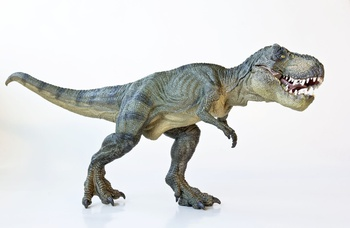
#> input picture picture/dinosaur.jpg, 350 x 228 px
$ python 13_geometry_transform.py
#> lines starting #> are read from the running program, lines starting #| are printed output that depends on the picture
# -*- coding: utf-8 -*-
# @Time    : 2019/12/8 13:17
# @Author  : Jeff Wang
# @Email   : jeffwang987@163.com   OR    wangxiaofeng2020@ia.ac.cn
# @Software: PyCharm
import cv2
import numpy as np
import matplotlib.pyplot as plt

image = cv2.imread('./picture/dinosaur.jpg', 0)
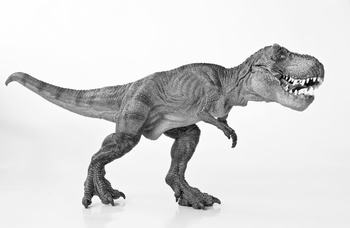
#> image: shape (228, 350); min 0, max 255, mean 216.4
"""
0. 一些基础知识
    齐次坐标：用n＋1维向量表示n维向量的方法称为齐次坐标表示法。
    规范化齐次坐标：H＝1时，则(x, y, 1)就称为点(x, y)的规范化齐次坐标。
    变换矩阵T（针对齐次坐标）： [[a b p]   ，其中左上角abcd实现恒等、镜像、错且和旋转；
                                [c d q]        右上角pq实现平移变换；
                                [l m s]]       左下角lm实现透视变换；右下角s实现图像的全比例变换（规范齐次坐标）。
"""

"""
1. 比例缩放
    即a,d变化，s=1，其他为0；
    最终实现需要插值，下面再说。
"""
# resized = cv2.resize(image, (100, 400), interpolation=cv2.INTER_AREA)
# plt.imshow(resized, 'gray'), plt.show()


"""
2. 图像平移
    即a,d，s=1，s=1，p，q变化，其他为0；
"""
# M = np.float32([[1, 0, 25], [0, 1, 50]])  # 缺省了第三个维度，因为整个矩阵会随着第三个维度归一化，即第三个维度变成[0, 0, 1]^T
# shifted = cv2.warpAffine(image, M, (image.shape[1], image.shape[0]))
# plt.imshow(shifted, 'gray'), plt.show()

"""
3. 图像镜像
    水平镜像：a=-1，d，s=1，p（原本x变为p-x），其他为0；
    垂直镜像：d=-1，a，s=1，q（原本y变为q-y），其他为0；
"""
# [9 lines of commented-out code are left out]


"""
4. 图像旋转
    顺时针θ对应的： a = cosθ， b = sinθ， c = -sinθ， d = cosθ， s = 1，其他为0
"""
# [5 lines of commented-out code are left out]


"""
5. 图像错切
    水平错切：ads=1，b变化
    垂直错切，ads=1，c变化
"""
# M = np.float32([[1, 0.1, 0], [0.1, 1, 0]])  # 缺省了第三个维度，因为整个矩阵会随着第三个维度归一化，即第三个维度变成[0, 0, 1]^T
# shifted = cv2.warpAffine(image, M, (image.shape[1], image.shape[0]))
# plt.imshow(shifted, 'gray'), plt.show()


"""
6. 透视（近大远小）
    实现：原图像选4个点，然后把这四个点改变到希望的位置上，就有了对应的新的4个点
          然后根据这些点列线性方程组（之所以是线性的是因为他也是仿射变换来的），求解得到T矩阵参数。
          在这里除了s=1，其他都是未知量，共8个。
"""
pts1 = np.float32([[56, 65], [349, 52], [28, 335], [349, 349]])
pts2 = np.float32([[0, 0], [300, 0], [0, 300], [300, 300]])
M = cv2.getPerspectiveTransform(pts1,pts2)
dst = cv2.warpPerspective(image, M, (image.shape[1], image.shape[0]))
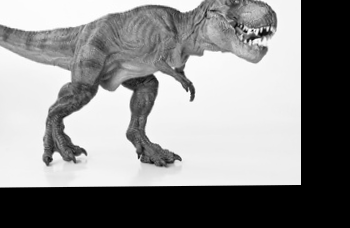
#> dst: shape (228, 350); min 0, max 255, mean 140.2
plt.imshow(dst, 'gray'), plt.show()


"""
7. 插值
    前向插值：原图的1个像素按算法分配给后面好多个像素
    后向插值：后面的1个像素按算法来自于前面好多个像素
    最邻近插值:直接等于最近的pixel的灰度
    双线性插值：按照距离分配最近的4个pixel权重，然后相加
"""

"""
8. 几何校正
    1.若已知原图和期望的图像，标定点的方式标记4个点，然后用透视变换求取参数
    2.如果需要插值就插值
"""

$ run again, with picture/chessboard.jpg copied over picture/dinosaur.jpg
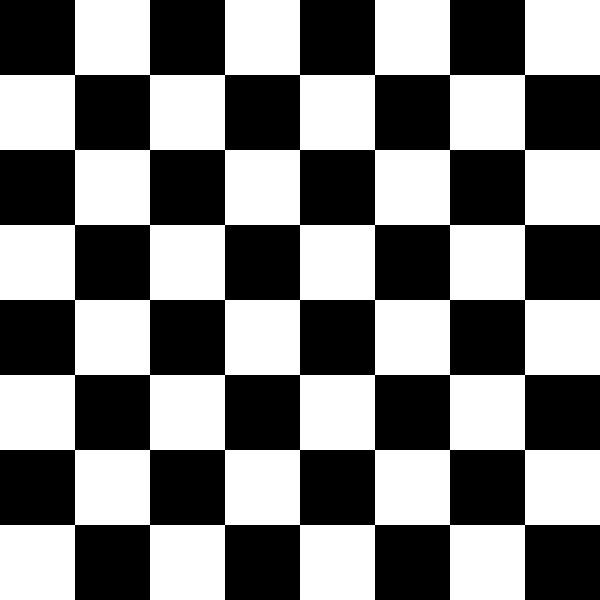
#> input picture picture/chessboard.jpg, 600 x 600 px
#> image is the input picture: shape (600, 600); min 0, max 255, mean 127.5
#> `dst = cv2.warpPerspective(image, M, (image.shape[1], image.shape[0]))`:
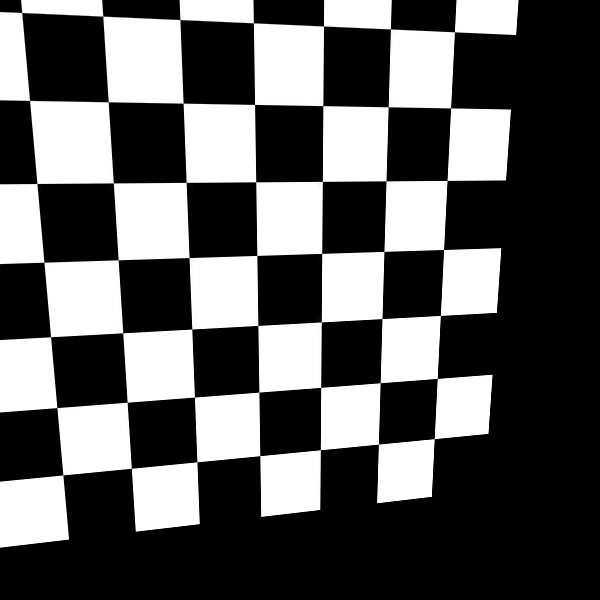
#> dst: shape (600, 600); min 0, max 255, mean 92

$ run again, with picture/Fourier1.png saved as picture/dinosaur.jpg
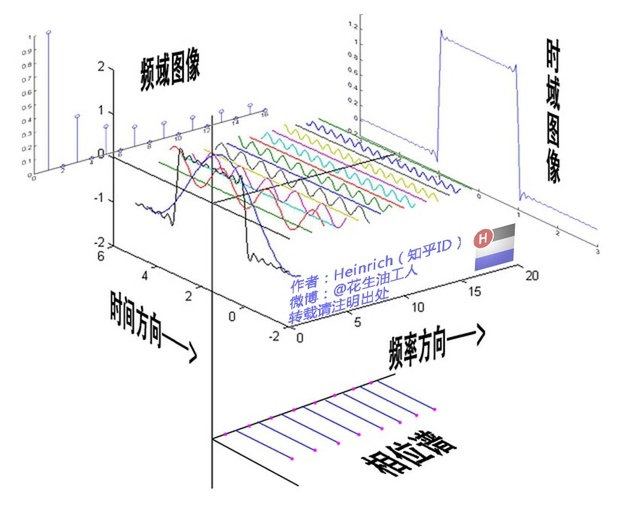
#> input picture picture/Fourier1.png, 633 x 510 px
#> `image = cv2.imread('./picture/dinosaur.jpg', 0)`:
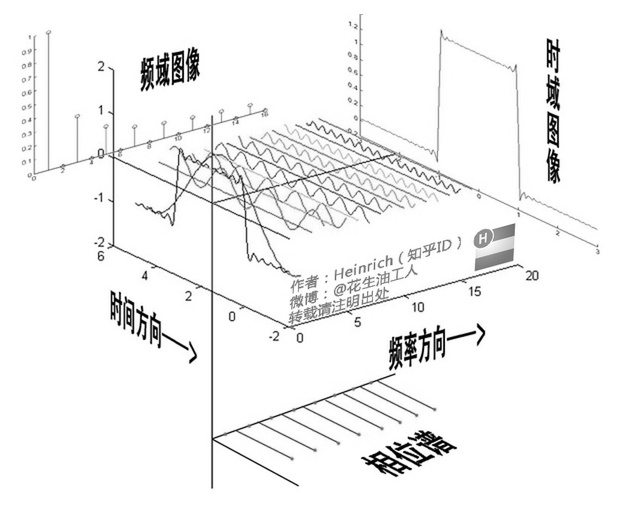
#> image: shape (510, 633); min 0, max 255, mean 243.8
#> `dst = cv2.warpPerspective(image, M, (image.shape[1], image.shape[0]))`:
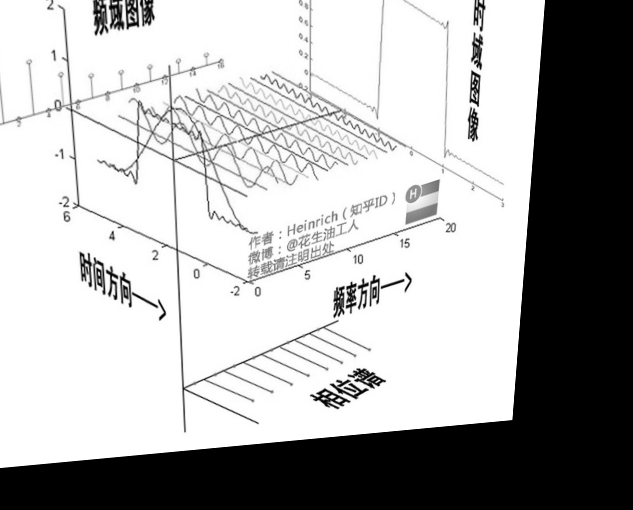
#> dst: shape (510, 633); min 0, max 255, mean 175.7

$ run again, with picture/Fourier2.png saved as picture/dinosaur.jpg
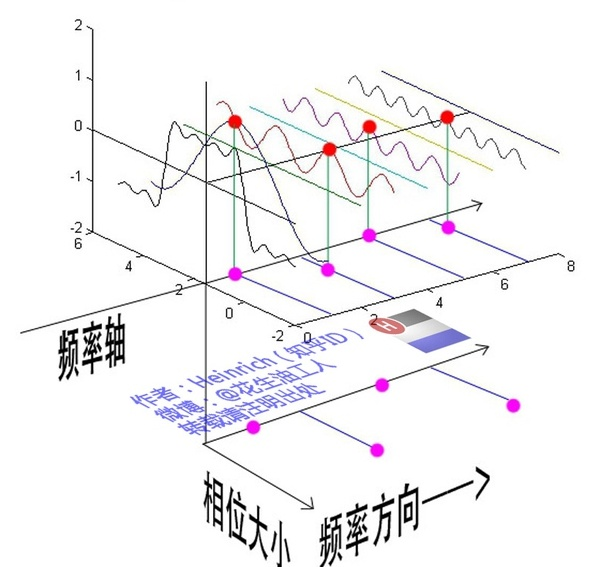
#> input picture picture/Fourier2.png, 604 x 567 px
#> `image = cv2.imread('./picture/dinosaur.jpg', 0)`:
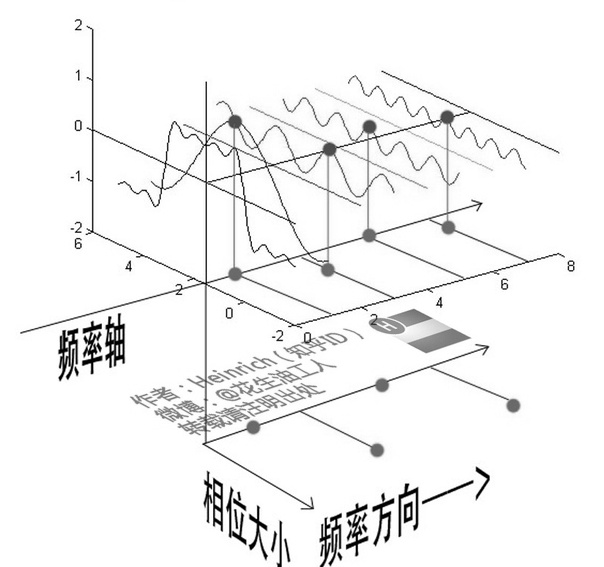
#> image: shape (567, 604); min 0, max 255, mean 243.5
#> `dst = cv2.warpPerspective(image, M, (image.shape[1], image.shape[0]))`:
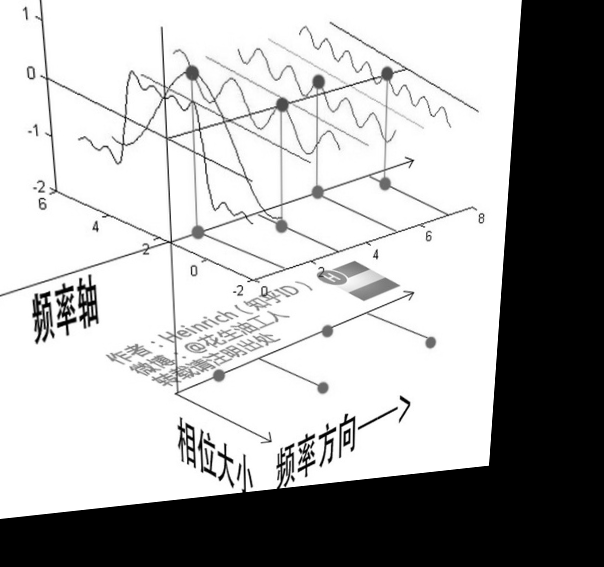
#> dst: shape (567, 604); min 0, max 255, mean 175.3
